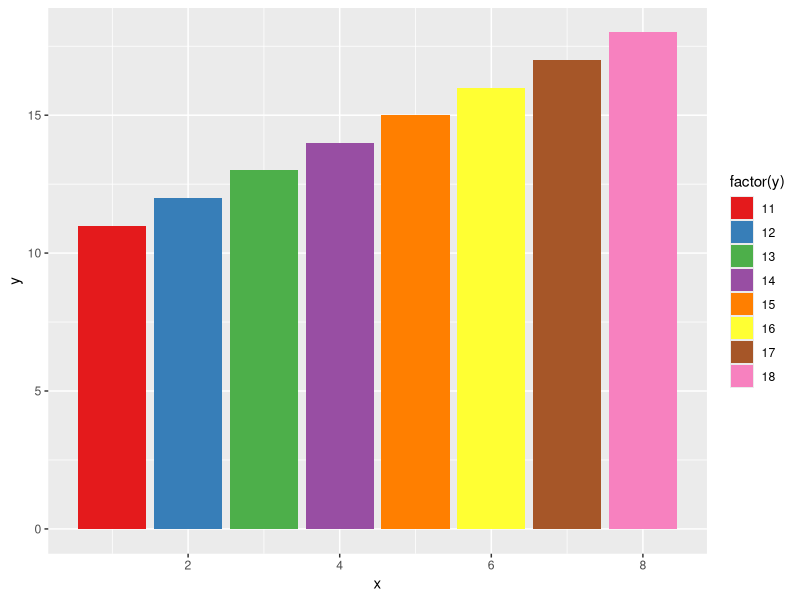

This chart was generated by the following R code:
## ---- chunk 1
library(tidyverse)
library(RColorBrewer)
## ---- chunk 2
data.frame(x=1:8, y=11:18) %>% 
  ggplot(aes(x=x, y=y, fill=factor(y))) + 
    geom_col() + 
    scale_fill_brewer(palette="Set1")
